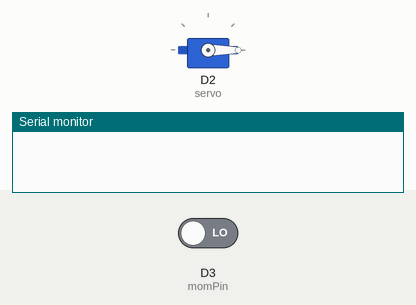
This sketch was run on a simulated Particle Photon. Parts: servo, the last lines printed to the serial monitor. The inputs (shaded band) are chosen by the test bench; at power-on: D3 (momPin) LOW.

Above: at 1.7 s.
1.8 s: D3 (momPin) driven HIGH
At 2.07 s:
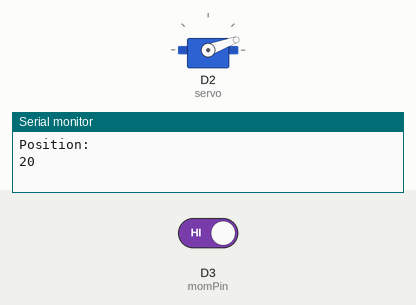
At 3.28 s:
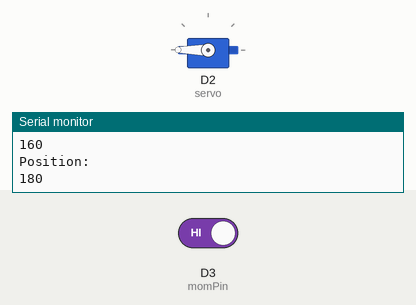
4.8 s: D3 (momPin) driven LOW
At 5.4 s:
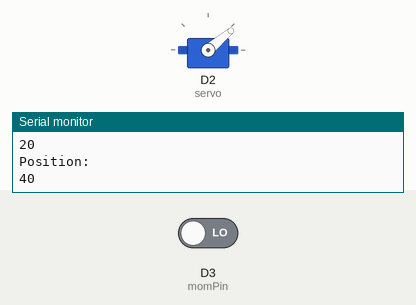
Timing chart, 0 to 7.8 s (numbered marks = the images above; inputs shaded):
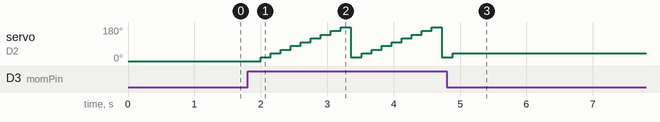

The sketch:

servo.ino
```cpp
Servo servo;

int momPin = D3;
int position = 0;
int resetCounter = 0;

void setup() {
  pinMode(momPin, INPUT_PULLDOWN);

  servo.attach(D2);
  servo.write(0);

  delay(500);

  Serial.begin(115200);
}

void loop() {
  int momState = 0;
  momState = digitalRead(momPin);

  delay(150);

  if(momState == 1) {
    if(position < 181) {
      servo.write(position += 20);
    }

    if(position > 180) {
      servo.write(position -= 180);
      Particle.publish("resetCounter", String(resetCounter += 1));
    }

    Serial.println("Position: ");
    Serial.println(String(position));
  }
}
```

Measured:
- after the input at 1.8 s, servo on D2 (servo): ramps from 20° to 180° and jumps back, once every 1.4 s
- after the input at 4.8 s, servo on D2 (servo): goes on until 4.9 s, then stays 40°
